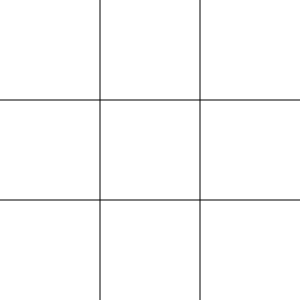
Frame 1 (no input)
Frame 60 (no input): identical to frame 1, image omitted
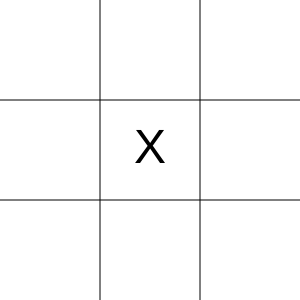
Frame 120 (the mouse pressed at the canvas centre since frame 60)

The p5.js sketch that drew these frames (run headless with seeded random() and noise() and a simulated clock; from frame 60 on, the mouse is pressed at the canvas centre):

// p5.js sketch
// ── sketch.js
let board = Array(9).fill("");
let currentPlayer = "X";

// setup():
// Runs once at the start.
// Used to define initial environment properties (like canvas size) and load resources.
function setup() {
  createCanvas(300, 300);    // i.e each slot is going to be 100 x 100 px
  textAlign(CENTER, CENTER);
  textSize(48);
}

// draw():
// Runs continuously in a loop (by default ~60 times per second).
// Used for animations, updating visuals, etc.
function draw() {
  background(255); // Clears the screen and paints it white every frame (white = 255)
  drawGrid();
  drawMoves();
}

function drawGrid() {
  for (let i = 1; i < 3; i++) {
    line(i * 100, 0, i * 100, 300);  // Vertical lines
    line(0, i * 100, 300, i * 100);  // Horizontal lines
  }
}

function drawMoves() {
  for (let i = 0; i < board.length; i++) {
    const x = (i % 3) * 100 + 50;
    const y = floor(i / 3) * 100 + 50;
    text(board[i], x, y);
  }
}

//Any event functions like mousePressed() are triggered on user interaction
function mousePressed() {
  const i = floor(mouseX / 100) + floor(mouseY / 100) * 3;
  if (board[i] === "") {
    board[i] = currentPlayer;
    currentPlayer = currentPlayer === "X" ? "O" : "X";
  }
}
// ── playing.html
<!DOCTYPE html>
<html lang="en">
    <head>
        <meta charset="UTF-8">
        <meta name="viewport" content="width=device-width, initial-scale=1.0">
        <title>Play Tic Tac Toe</title>
        <link rel="stylesheet" href="style.css">
        <script src="https://cdnjs.cloudflare.com/ajax/libs/p5.js/1.6.0/p5.min.js"></script>
    </head>
    <body>
        <main class="container">
            <h1>Let's Play!!</h1>
            <img src="yay-minions.png" width="400" height="200" alt="Happy Minions">
            <section>
                <a href="index.html" class="back-link">I'm done, take me back</a>
            </section>
            <script src="sketch.js"></script>
        </main>
    </body>
</html>
// ── style.css
body {
    font-family: Arial, sans-serif;
    margin: 0;
    padding: 0;
    display: flex;
    justify-content: center;
    align-items: center;
    min-height: 100vh;
    background-color: #f5f5f5;
  }
  
  .container {
    text-align: center;
    padding: 2rem;
    background-color: white;
    border-radius: 8px;
    box-shadow: 0 0 10px rgba(0, 0, 0, 0.1);
  }
  
  form {
    margin-top: 1rem;
  }
  
  input[type="text"] {
    padding: 0.5rem;
    margin-top: 0.5rem;
    margin-bottom: 1rem;
    width: 200px;
    font-size: 1rem;
  }
  
  button {
    padding: 0.5rem 1rem;
    font-size: 1rem;
    cursor: pointer;
  }
  
  canvas {
    border: 2px solid #000;
    margin-top: 1rem;
  }
  
  .back-link {
    display: inline-block;
    margin-top: 1rem;
    color: #007BFF;
    text-decoration: none;
  }
  

/*
3 types of .css selectors:
  1. Element (tag-selector): aka the html tags 
  2. Class (.class-selctor):
  ex. if in html:
  <h1 class = "big-header">
    Title
   </h1>
   OR
   <a href = "index.html">
      Home
    </a>

    Then in css:
    .class-name {
        property: value;
    }

    Ex. 
    html: Notice these have multiple classes separated by a space
    <button class="btn btn-1"> button 1 </button>
    <button class="btn btn-2"> button 2 </button>

    in css:
    .btn{
        padding: 10 px;
        color: while;
    }

    .btn-1 {background-color: green;}
    .btn-2 {background-color: pink;}

    Here, multiple class selectors an element must have 
    for the styling to occur
    .selector-1.selector-2 {property: value;} 

    can also combine any type of selector:
    h1.class-selctor{}
    #id-selector.class-selector


  3. ID (#id-selector): 
  an element can only have 1 ID but can have multiple classes

  ex in html:
  <h1 id= "main-header">
    Title
  </h1>

  in css:
  #id {property: value;}
*/
  
